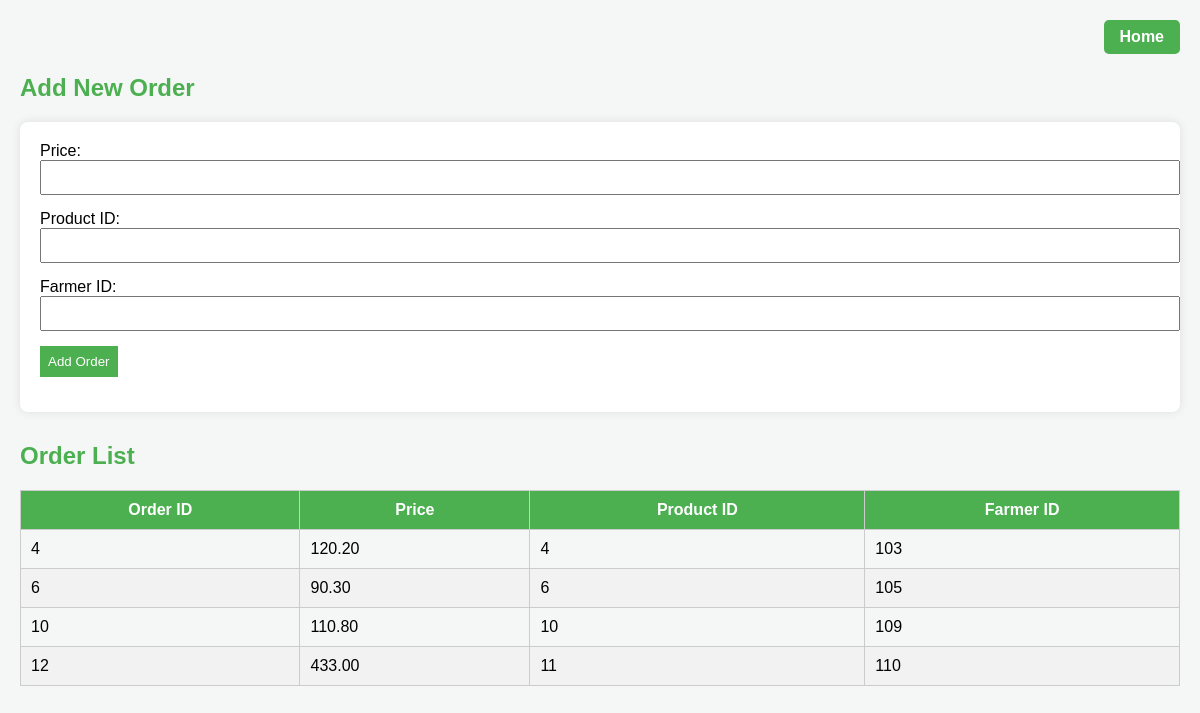
/add_order.php, run on the app's committed database.
### tables this page shows
CREATE TABLE `orders` (
  `order_id` int(11) NOT NULL,
  `price` decimal(10,2) NOT NULL,
  `product_id` int(11) NOT NULL,
  `farmer_id` int(11) NOT NULL
);

### add_order.php (the view, shortened to what this page needs)
<?php
$servername = "localhost";
$username = "root";
$password = "";
$database = "agriculture_management_system";
$conn = new mysqli($servername, $username, $password, $database);
$list_sql = "SELECT order_id, price, product_id, farmer_id FROM orders";
$order_result = $conn->query($list_sql);
?>
<!DOCTYPE html>
<html lang="en">
<head>
</head>
<body>
<div class="top-bar">
    <a href="dashboard.php" class="home-button">Home</a>
</div>
<h2>Add New Order</h2>
<form method="POST" action="">
    <label>Price:</label>
    <input type="number" step="0.01" name="price" required>
    <label>Product ID:</label>
    <input type="number" name="product_id" required>
    <label>Farmer ID:</label>
    <input type="number" name="farmer_id" required>
    <input type="submit" value="Add Order">
</form>
<?php if ($order_result->num_rows > 0): ?>
    <h2>Order List</h2>
    <table>
        <thead>
            <tr>
                <th>Order ID</th>
                <th>Price</th>
                <th>Product ID</th>
                <th>Farmer ID</th>
            </tr>
        </thead>
        <tbody>
            <?php while ($row = $order_result->fetch_assoc()): ?>
                <tr>
                    <td><?= $row['order_id'] ?></td>
                    <td><?= $row['price'] ?></td>
                    <td><?= $row['product_id'] ?></td>
                    <td><?= $row['farmer_id'] ?></td>
                </tr>
            <?php endwhile; ?>
        </tbody>
    </table>
<?php else: ?>
    <p>No orders added yet.</p>
<?php endif; ?>
</body>
</html>

### add_order.php (style rules this page uses)
body { font-family: Arial, sans-serif; background-color: #f4f7f6; margin: 0; padding: 20px; }
.top-bar { display: flex; justify-content: flex-end; margin-bottom: 20px; }
.home-button { background-color: #4CAF50; color: white; padding: 8px 16px; border: none; border-radius: 5px; text-decoration: none; font-weight: bold; }
h2 { color: #4CAF50; }
form { background-color: #fff; padding: 20px; margin-bottom: 30px; box-shadow: 0 0 10px rgba(0,0,0,0.1); border-radius: 8px; }
input { padding: 8px; width: 100%; margin-bottom: 15px; }
input[type="submit"] { background-color: #4CAF50; color: white; border: none; width: auto; cursor: pointer; }
table { width: 100%; border-collapse: collapse; margin-top: 20px; }
th, td { padding: 10px; border: 1px solid #ccc; }
th { background-color: #4CAF50; color: white; }
tr:nth-child(even) { background-color: #f2f2f2; }

### data on the page
orders: order_id "4", price "120.20", product "4", farmer "103"
orders: order_id "6", price "90.30", product "6", farmer "105"
orders: order_id "10", price "110.80", product "10", farmer "109"
orders: order_id "12", price "433.00", product "11", farmer "110"
